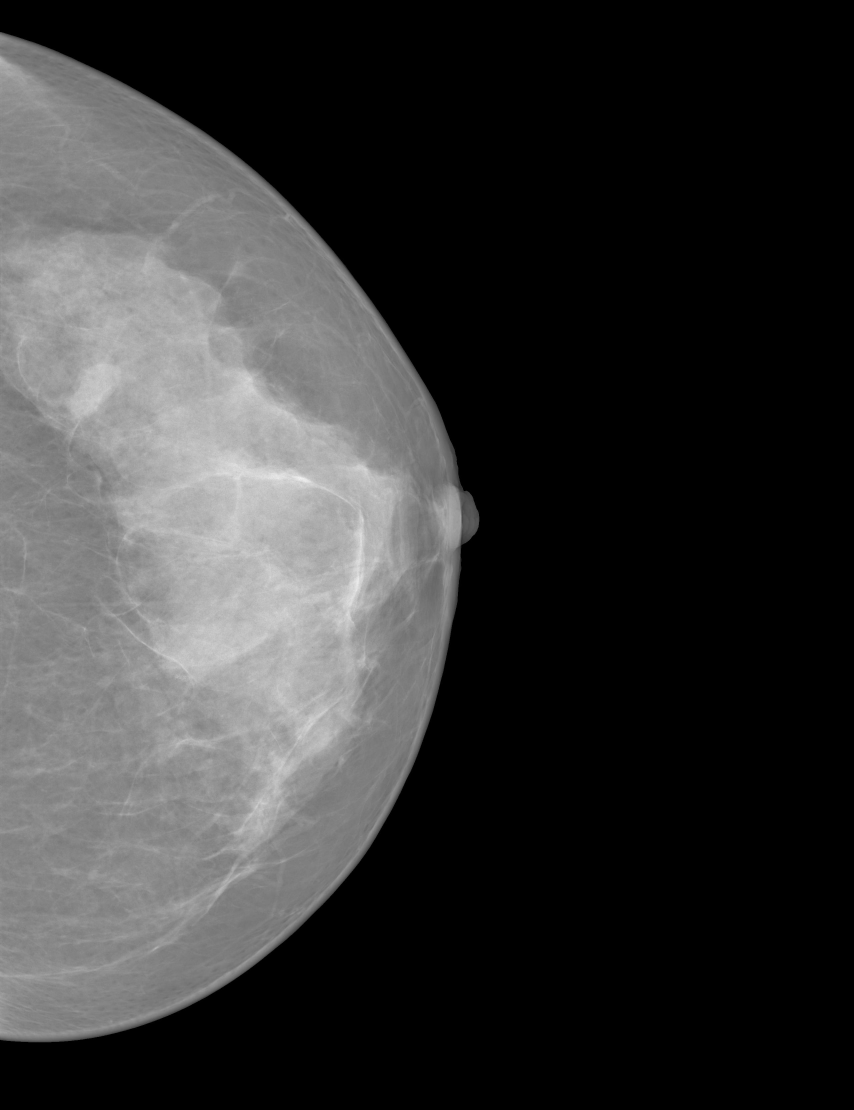
#> input picture Databases/InBreast/Images/20587758.jpg, 2560 x 3328 px, found by its file name (shown at 1/3 size)
$ python cropSingleImage.py
#> lines starting #> are read from the running program, lines starting #| are printed output that depends on the picture
from PIL import Image

def crop_and_save_image(input_path, output_path, top_left, bottom_right):
    # Abre la imagen
#> called with output_path = '20587758_1_crop.jpg', top_left = (129, 1008), bottom_right = (432, 1340)
    image = Image.open(input_path)
#> image is the input picture: PIL image 2560x3328 RGB; min 0, max 245, mean 54.7

    # Define las coordenadas de las esquinas superiores izquierda y inferior derecha
    left, top = top_left
    right, bottom = bottom_right

    # Recorta la imagen utilizando las coordenadas proporcionadas
    cropped_image = image.crop((left, top, right, bottom))
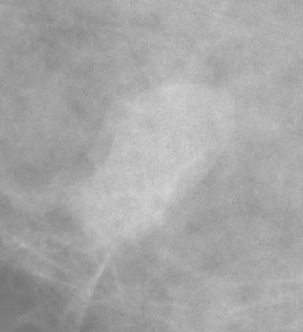
#> cropped_image: PIL image 303x332 RGB; min 115, max 214, mean 167

    # Guarda la imagen recortada
    cropped_image.save(output_path)

    print("Imagen recortada y guardada exitosamente.")

# Coordenadas de las esquinas superiores izquierda y inferior derecha
top_left = (129,1008)
bottom_right = (432,1340)

# Llama a la función para recortar y guardar la imagen
crop_and_save_image('DatabaseImages/InBreast/Original/20587758.jpg', '20587758_1_crop.jpg', top_left, bottom_right)
